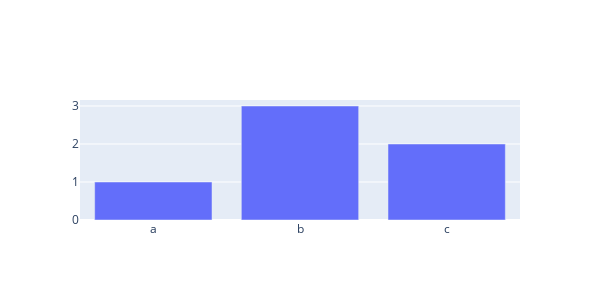

Notebook source saved alongside this figure:
### Code cell
#graph_object

fig=go.Figure(data=[go.Bar(x=["a", "b", "c"], y = [1,3,2])])

fig.update_layout(width=600, height=300)

fig.show()

### Figure 1 — Plotly figure (JSON) as saved in the notebook; plotly's stock layout.template omitted (floating-point values rounded to 4 significant figures)
{"data": [{"type": "bar", "x": ["a", "b", "c"], "y": [1, 3, 2]}], "layout": {"height": 300, "width": 600, "xaxis": {"autorange": true, "range": [-0.5, 2.5], "type": "category"}, "yaxis": {"autorange": true, "range": [0, 3.158], "type": "linear"}}}
